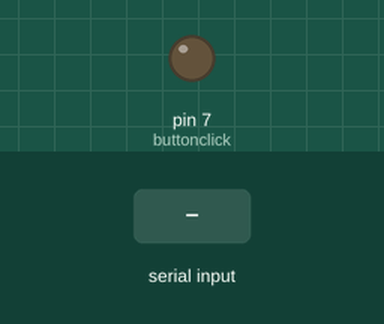
The sketch below on a simulated Arduino Uno, built with avr-gcc and run on an emulated ATmega328P. On the bench: output pins drawn as LEDs (lit = HIGH). Dashed ring = blinking. The inputs (shaded band) are chosen by the test bench. What the sketch prints to the serial monitor is not drawn.

Above: at 1.2 s.
1.3 s: "close\n" received over Serial
At 1.4 s:
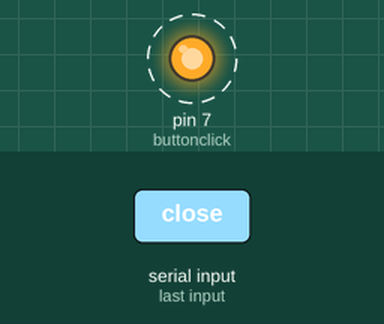
3.4 s: "open\n" received over Serial
At 3.5 s:
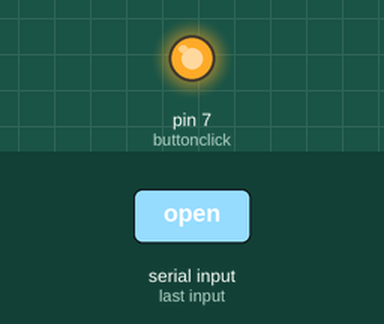
Timing chart, 0 to 6.4 s (numbered marks = the images above; inputs shaded):
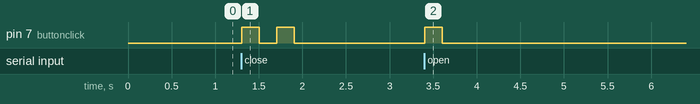

The sketch:

gate.ino
```cpp
/*
  Created by Maor Magori.
  This code presses a buttun on my gate remote.
*/
String command; // Command recieved by usb
#define buttonclick 7  // Pin 7 connected to Pin 13 of 4066 IC
int clickspeed = 200;  // Controls speed of button click

void setup() {
  Serial.begin(9600);

  pinMode(buttonclick, OUTPUT);
  digitalWrite(buttonclick, LOW);

}

void loop() {

    if (Serial.available() > 0) {
      command = Serial.readStringUntil('\n');

      if (command == "open") {
        openGate();
      }
      if(command == "close") {
        closeGate();
      }
      else {
        Serial.write("Invalid command");
      }
    }
}

void openGate() {
  clickGateButton();
}

void closeGate(){
  clickGateButton();
  delay(clickspeed);
  clickGateButton();
}

void clickGateButton() {
  digitalWrite(buttonclick, HIGH);
  delay(clickspeed);
  digitalWrite(buttonclick, LOW);
}
```

Measured:
- after the input at 1.3 s, pin 7 (buttonclick): alternates HIGH for 0.20 s and LOW for 0.20 s, 4 changes in all, then stays LOW, starting at once
- after the input at 3.4 s, pin 7 (buttonclick): LOW → HIGH at once, → LOW 0.20 s later
